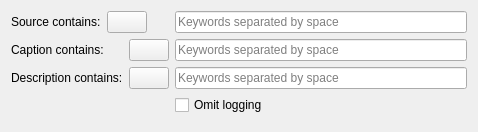
<?xml version="1.0" encoding="UTF-8"?>
<ui version="4.0">
 <class>CustomBusinessEventWidget</class>
 <widget class="QWidget" name="CustomBusinessEventWidget">
  <property name="geometry">
   <rect>
    <x>0</x>
    <y>0</y>
    <width>478</width>
    <height>131</height>
   </rect>
  </property>
  <property name="windowTitle">
   <string/>
  </property>
  <layout class="QVBoxLayout" name="verticalLayout">
   <item>
    <layout class="QGridLayout" name="gridLayout" columnstretch="0,1">
     <item row="0" column="0">
       <layout class="QHBoxLayout" name="sourceLabelLayout" stretch="0,1,0">
        <item>
         <widget class="QLabel" name="sourceLabel">
          <property name="text">
           <string>Source contains:</string>
          </property>
         </widget>
        </item>
        <item>
         <widget class="nx::client::desktop::HintButton" name="sourceLabelHint" native="true">
          <property name="sizePolicy">
           <sizepolicy hsizetype="Fixed" vsizetype="Fixed">
            <horstretch>0</horstretch>
            <verstretch>0</verstretch>
           </sizepolicy>
          </property>
          <property name="minimumSize">
           <size>
            <width>0</width>
            <height>0</height>
           </size>
          </property>
         </widget>
        </item>
        <item>
         <spacer name="horizontalSpacer">
          <property name="orientation">
           <enum>Qt::Horizontal</enum>
          </property>
          <property name="sizeHint" stdset="0">
           <size>
            <width>0</width>
            <height>20</height>
           </size>
          </property>
         </spacer>
        </item>
       </layout>
      </item>
     <item row="2" column="0">
      <layout class="QHBoxLayout" name="descriptionLabelLayout" stretch="0,1">
        <item>
          <widget class="QLabel" name="descriptionLabel">
            <property name="text">
              <string>Description contains:</string>
            </property>
          </widget>
        </item>
        <item>
          <widget class="nx::client::desktop::HintButton" name="descriptionLabelHint">
            <property name="sizePolicy">
              <sizepolicy hsizetype="Fixed" vsizetype="Fixed">
                <horstretch>0</horstretch>
                <verstretch>0</verstretch>
              </sizepolicy>
            </property>
          </widget>
        </item>
      </layout>
     </item>
     <item row="1" column="0">
      <layout class="QHBoxLayout" name="captionLabelLayout" stretch="0,1">
        <item>
          <widget class="QLabel" name="captionLabel">
            <property name="text">
              <string>Caption contains:</string>
            </property>
          </widget>
        </item>
        <item>
          <widget class="nx::client::desktop::HintButton" name="captionLabelHint">
            <property name="sizePolicy">
              <sizepolicy hsizetype="Fixed" vsizetype="Fixed">
                <horstretch>0</horstretch>
                <verstretch>0</verstretch>
              </sizepolicy>
            </property>
          </widget>
        </item>
      </layout>
     </item>
     <item row="0" column="1">
      <widget class="QLineEdit" name="deviceNameEdit">
       <property name="placeholderText">
        <string>Keywords separated by space</string>
       </property>
      </widget>
     </item>
     <item row="1" column="1">
      <widget class="QLineEdit" name="captionEdit">
       <property name="placeholderText">
        <string>Keywords separated by space</string>
       </property>
      </widget>
     </item>
     <item row="2" column="1">
      <widget class="QLineEdit" name="descriptionEdit">
       <property name="placeholderText">
        <string>Keywords separated by space</string>
       </property>
      </widget>
     </item>
     <item row="3" column="1">
      <widget class="QCheckBox" name="omitLogging">
       <property name="text">
        <string>Omit logging</string>
       </property>
       <property name="checked">
        <bool>false</bool>
       </property>
      </widget>
     </item>
    </layout>
   </item>
   <item>
    <widget class="QnWordWrappedLabel" name="hintLabel" native="true"/>
   </item>
  </layout>
 </widget>
 <customwidgets>
  <customwidget>
   <class>QnWordWrappedLabel</class>
   <extends>QWidget</extends>
   <header location="global">ui/widgets/word_wrapped_label.h</header>
   <container>1</container>
  </customwidget>
  <customwidget>
   <class>nx::client::desktop::HintButton</class>
   <extends>QPushButton</extends>
   <header location="global">nx/client/desktop/common/widgets/hint_button.h</header>
  </customwidget>
 </customwidgets>
 <resources/>
 <connections/>
</ui>
